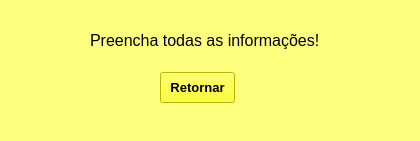
<?xml version="1.0" encoding="UTF-8"?>
<ui version="4.0">
 <class>MainWindow</class>
 <widget class="QMainWindow" name="MainWindow">
  <property name="geometry">
   <rect>
    <x>0</x>
    <y>0</y>
    <width>420</width>
    <height>141</height>
   </rect>
  </property>
  <property name="font">
   <font>
    <weight>75</weight>
    <bold>true</bold>
   </font>
  </property>
  <property name="windowTitle">
   <string>MainWindow</string>
  </property>
  <property name="styleSheet">
   <string notr="true">background-color: rgb(255, 255, 255);
background-color: rgb(255, 255, 127);</string>
  </property>
  <widget class="QWidget" name="centralwidget">
   <widget class="QLabel" name="label">
    <property name="geometry">
     <rect>
      <x>90</x>
      <y>30</y>
      <width>231</width>
      <height>20</height>
     </rect>
    </property>
    <property name="font">
     <font>
      <pointsize>12</pointsize>
     </font>
    </property>
    <property name="text">
     <string>Preencha todas as informações!</string>
    </property>
   </widget>
   <widget class="QPushButton" name="pushButton">
    <property name="geometry">
     <rect>
      <x>160</x>
      <y>72</y>
      <width>75</width>
      <height>31</height>
     </rect>
    </property>
    <property name="font">
     <font>
      <pointsize>10</pointsize>
      <weight>75</weight>
      <bold>true</bold>
     </font>
    </property>
    <property name="styleSheet">
     <string notr="true">background-color: rgb(255, 255, 0);</string>
    </property>
    <property name="text">
     <string>Retornar</string>
    </property>
   </widget>
  </widget>
  <widget class="QMenuBar" name="menubar">
   <property name="geometry">
    <rect>
     <x>0</x>
     <y>0</y>
     <width>420</width>
     <height>21</height>
    </rect>
   </property>
  </widget>
  <widget class="QStatusBar" name="statusbar"/>
 </widget>
 <resources/>
 <connections/>
</ui>
